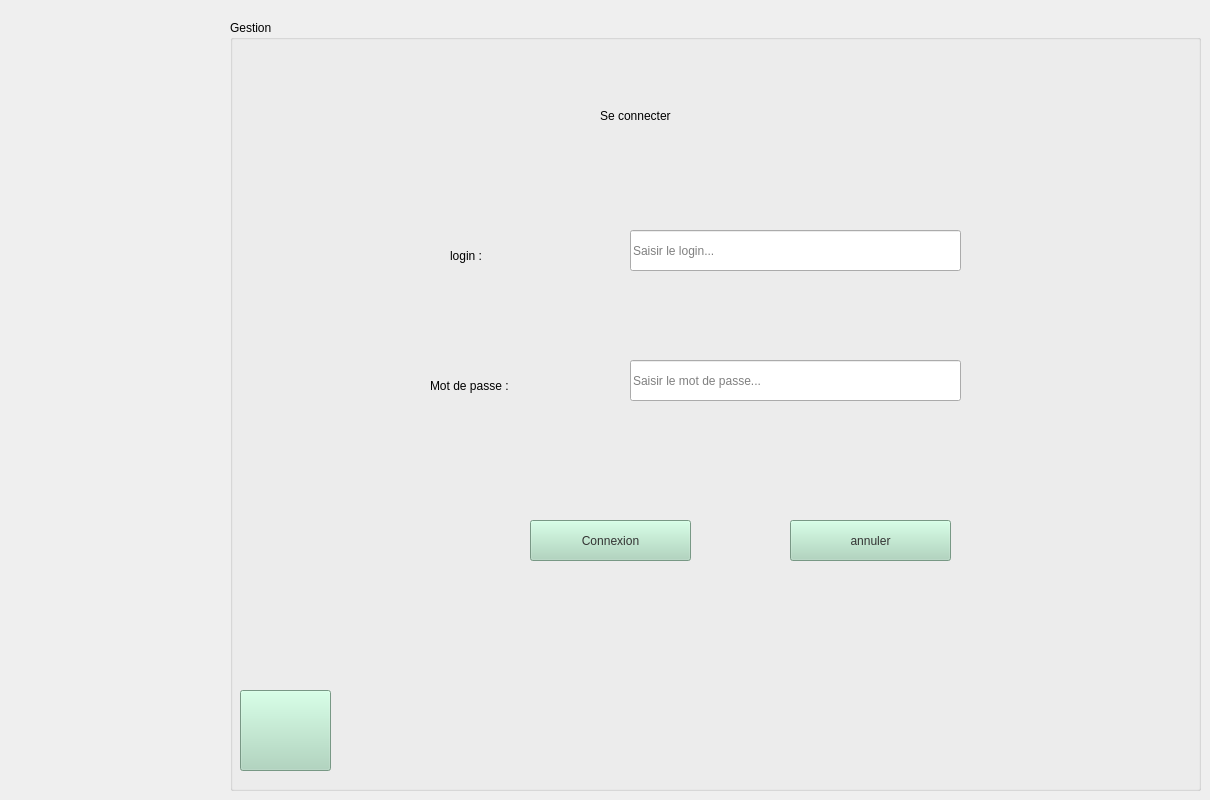
    <widget class="QWidget" name="authentification">
     <widget class="QGroupBox" name="groupBox_2">
      <property name="geometry">
       <rect>
        <x>230</x>
        <y>20</y>
        <width>971</width>
        <height>771</height>
       </rect>
      </property>
      <property name="title">
       <string>Gestion</string>
      </property>
      <widget class="QLabel" name="label_42">
       <property name="geometry">
        <rect>
         <x>10</x>
         <y>40</y>
         <width>151</width>
         <height>151</height>
        </rect>
       </property>
       <property name="styleSheet">
        <string notr="true">background-image: url(:/logo1.png);</string>
       </property>
       <property name="text">
        <string/>
       </property>
      </widget>
      <widget class="QPushButton" name="bquitter">
       <property name="geometry">
        <rect>
         <x>10</x>
         <y>670</y>
         <width>91</width>
         <height>81</height>
        </rect>
       </property>
       <property name="styleSheet">
        <string notr="true">background-color: rgb(168, 213, 186);
background-image: url(:/pngegg (1) (1) (1).png);
color: rgb(51, 51, 51);</string>
       </property>
       <property name="text">
        <string/>
       </property>
      </widget>
      <widget class="QLineEdit" name="linepassword">
       <property name="geometry">
        <rect>
         <x>400</x>
         <y>340</y>
         <width>331</width>
         <height>41</height>
        </rect>
       </property>
       <property name="styleSheet">
        <string notr="true">
font: 11pt &quot;Segoe UI&quot;;</string>
       </property>
       <property name="text">
        <string/>
       </property>
       <property name="placeholderText">
        <string>Saisir le mot de passe...</string>
       </property>
      </widget>
      <widget class="QLabel" name="label_11">
       <property name="geometry">
        <rect>
         <x>220</x>
         <y>210</y>
         <width>91</width>
         <height>51</height>
        </rect>
       </property>
       <property name="styleSheet">
        <string notr="true">font: 14pt &quot;Segoe UI&quot;;
color: rgb(0, 0, 0);
</string>
       </property>
       <property name="text">
        <string>login :</string>
       </property>
      </widget>
      <widget class="QLineEdit" name="lineid_e_3">
       <property name="geometry">
        <rect>
         <x>400</x>
         <y>210</y>
         <width>331</width>
         <height>41</height>
        </rect>
       </property>
       <property name="styleSheet">
        <string notr="true">
font: 11pt &quot;Segoe UI&quot;;</string>
       </property>
       <property name="text">
        <string/>
       </property>
       <property name="placeholderText">
        <string>Saisir le login...</string>
       </property>
      </widget>
      <widget class="QPushButton" name="bannulercnx">
       <property name="geometry">
        <rect>
         <x>560</x>
         <y>500</y>
         <width>161</width>
         <height>41</height>
        </rect>
       </property>
       <property name="styleSheet">
        <string notr="true">background-color: rgb(168, 213, 186);
font: 14pt &quot;Segoe UI&quot;;
color: rgb(51, 51, 51);</string>
       </property>
       <property name="text">
        <string>annuler</string>
       </property>
      </widget>
      <widget class="QPushButton" name="bconnexion">
       <property name="geometry">
        <rect>
         <x>300</x>
         <y>500</y>
         <width>161</width>
         <height>41</height>
        </rect>
       </property>
       <property name="styleSheet">
        <string notr="true">background-color: rgb(168, 213, 186);
font: 14pt &quot;Segoe UI&quot;;
color: rgb(51, 51, 51);</string>
       </property>
       <property name="text">
        <string>Connexion</string>
       </property>
      </widget>
      <widget class="QLabel" name="label_41">
       <property name="geometry">
        <rect>
         <x>200</x>
         <y>350</y>
         <width>171</width>
         <height>31</height>
        </rect>
       </property>
       <property name="styleSheet">
        <string notr="true">font: 14pt &quot;Segoe UI&quot;;
color: rgb(0, 0, 0);</string>
       </property>
       <property name="text">
        <string>Mot de passe :</string>
       </property>
      </widget>
      <widget class="QLabel" name="label_43">
       <property name="geometry">
        <rect>
         <x>370</x>
         <y>70</y>
         <width>231</width>
         <height>51</height>
        </rect>
       </property>
       <property name="styleSheet">
        <string notr="true">font: 24pt &quot;Segoe UI&quot;;
color: rgb(0, 0, 0);</string>
       </property>
       <property name="text">
        <string>Se connecter</string>
       </property>
      </widget>
     </widget>
    </widget>
